Frame 1 (no input): blank canvas, image omitted
Frame 60 (no input): blank canvas, image omitted
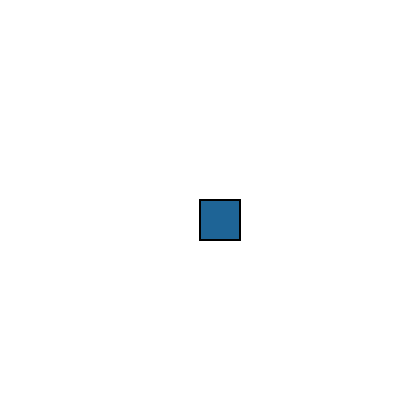
Frame 120 (the mouse pressed at the canvas centre since frame 60)

The p5.js sketch whose frames 1 and 60 were blank and that drew this single picture after the mouse press (run headless with seeded random() and noise() and a simulated clock; from frame 60 on, the mouse is pressed at the canvas centre):

// p5.js sketch
// ── sketch.js
var squareCount = 0;

function setup() {
  createCanvas(400, 400);
  background(255);
}

function draw() {
  let colorValue = map(squareCount, 0, 500, 0, 255);
  fill(colorValue, 100, 150);
  stroke(0);
  strokeWeight(2);

  if (mouseIsPressed) {
    square(mouseX, mouseY, 40);
    squareCount++;
  }
}
